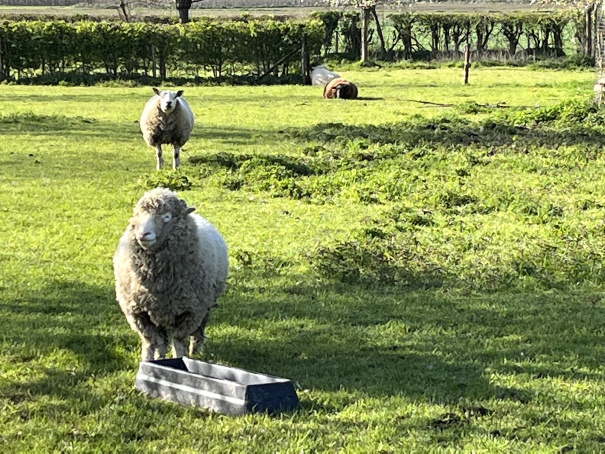
#> input picture images/sheep.jpg, 1210 x 907 px, found by its file name (shown at 1/2 size)
$ python exercise_4_1.py
#> lines starting #> are read from the running program, lines starting #| are printed output that depends on the picture
import numpy as np
import cv2
import matplotlib.pyplot as plt
import math


# book 10.5 - clustering is used for image/region segmentation

# k-means code from the labs
def k_means(image, k):
    pixel_values = image.reshape((-1, 3))
    pixel_values = np.float32(pixel_values)
    criteria = (cv2.TERM_CRITERIA_EPS + cv2.TERM_CRITERIA_MAX_ITER, 100, 0.2)
    _, labels, (centers) = cv2.kmeans(pixel_values, k, None, criteria, 10, cv2.KMEANS_RANDOM_CENTERS)
    centers = np.uint8(centers)
    labels.flatten()
    segmented_image = centers[labels.flatten()]
    segmented_image = segmented_image.reshape(image.shape)
    return segmented_image

# soble kernel taken from fig. 3.50 from the book (Gonzel)
sobel_kernel = np.array([[-1, -2, -1],[0,0,0],[1,2,1]])

# using the follow approach we can obtain a cartoony image
#   1. apply edge detection (sobel or canny) to first copy
#   2. take the 'negative' of this edge image
#   2. apply clustering (k-means) to the second copy
#   3. overlay the images (= cartoonified)

img = cv2.imread('images/sheep.jpg')
#> img is the input picture: shape (907, 1210, 3); mean B, G, R 81.4, 143.2, 131.7
img_rgb = cv2.cvtColor(img, cv2.COLOR_BGR2RGB)

# k=3, inspired from fig (10.49)
img_k_means = k_means(img_rgb, 3)
#> in k_means, `_, labels, (centers) = cv2.kmeans(pixel_values, k, None, criteria, 10,..`: centers = [[132.6, 144.9, 79.78], [57.62, 69.51, 36.4], [207.4, 217.7, 129.4]]
#> in k_means, `centers = np.uint8(centers)`: centers = [[132, 144, 79], [57, 69, 36], [207, 217, 129]]
#> in k_means, `segmented_image = segmented_image.reshape(image.shape)`:
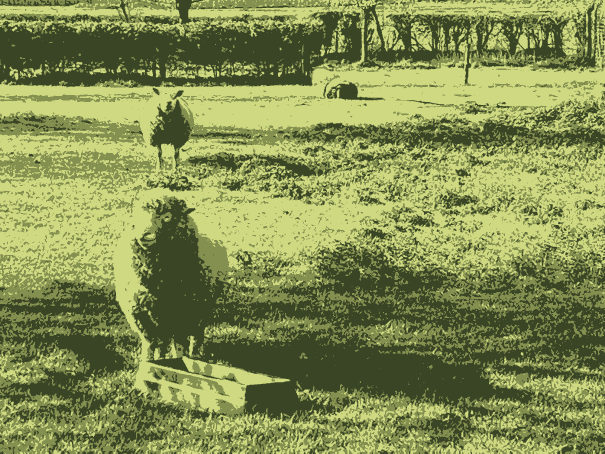
#> segmented_image: shape (907, 1210, 3) (shown at 1/2 size); mean R, G, B 131.1, 142.5, 80.8

# apply soble using openCV filter2D
img_sobel = cv2.filter2D(src=img,ddepth=-1,kernel=sobel_kernel)
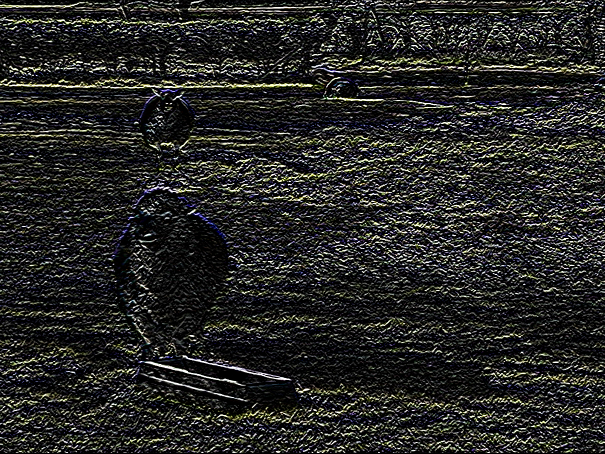
#> img_sobel: shape (907, 1210, 3) (shown at 1/2 size); mean B, G, R 38.2, 39.9, 39.5

# treshold and take the negative for the 'black edges' (= grayscale set complementation)
threshold_value = 100
ret, img_sobel_thresh = cv2.threshold(img_sobel, threshold_value, 255, cv2.THRESH_BINARY)
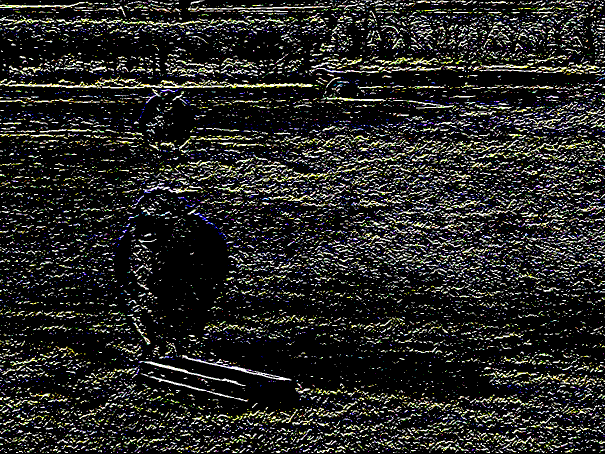
#> img_sobel_thresh: shape (907, 1210, 3) (shown at 1/2 size); mean B, G, R 35.6, 37.9, 37.5
#> ret = 100
img_sobel_neg = cv2.bitwise_not(img_sobel_thresh)
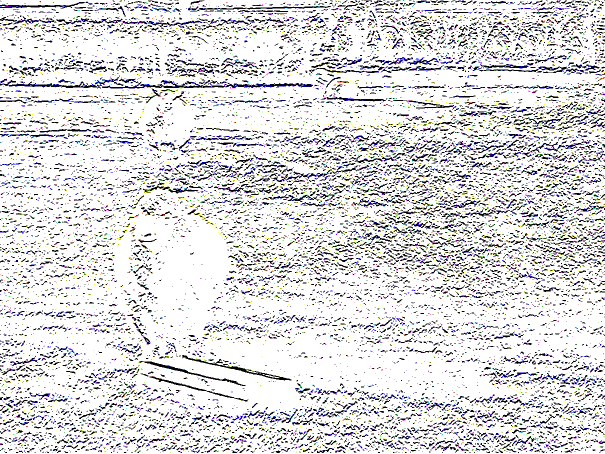
#> img_sobel_neg: shape (907, 1210, 3) (shown at 1/2 size); mean B, G, R 219.4, 217.1, 217.5

# overlay the images to create the cartoon effect
img_cartoon = np.bitwise_and(img_sobel_neg, img_k_means)
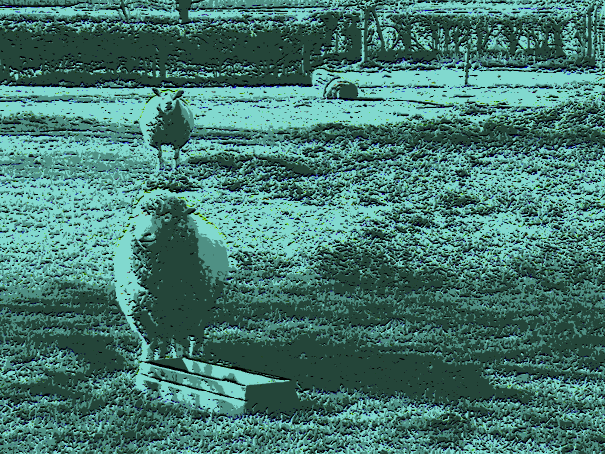
#> img_cartoon: shape (907, 1210, 3) (shown at 1/2 size); mean B, G, R 111.7, 120.3, 68.4

# increase saturation by clipping 'saturation' channel
img_cartoon_hsv = cv2.cvtColor(img_cartoon, cv2.COLOR_RGB2HSV)
#> img_cartoon_hsv: shape (907, 1210, 3); mean H, S, V 32.5, 103.5, 123
img_cartoon_hsv[:,:,1] = np.clip(img_cartoon_hsv[:,:,1] * 1.5, 0, 255)
#> img_cartoon_hsv: shape (907, 1210, 3); mean H, S, V 32.5, 150.9, 123
img_cartoon = cv2.cvtColor(img_cartoon_hsv, cv2.COLOR_HSV2RGB)
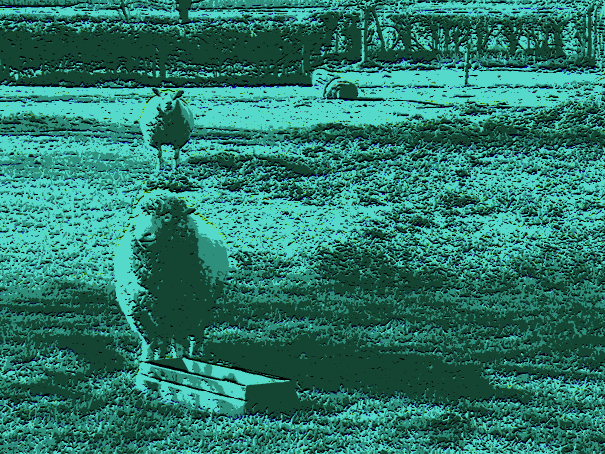
#> img_cartoon: shape (907, 1210, 3) (shown at 1/2 size); mean B, G, R 106.5, 120.3, 42.5

# display all 3 images
plt.subplot(221), plt.imshow(img_sobel), plt.title('Sobel Filter')
plt.xticks([]), plt.yticks([])
plt.subplot(222), plt.imshow(img_sobel_neg), plt.title('Sobel Negative (Black Edge)')
plt.xticks([]), plt.yticks([])
plt.subplot(223), plt.imshow(img_k_means), plt.title('K-Means Clustering')
plt.xticks([]), plt.yticks([])
plt.subplot(224), plt.imshow(img_cartoon), plt.title('Cartoonified Image (Saturated)')
plt.xticks([]), plt.yticks([])
plt.show()
#> figure, not shown here; B, G, R data is drawn as R, G, B
